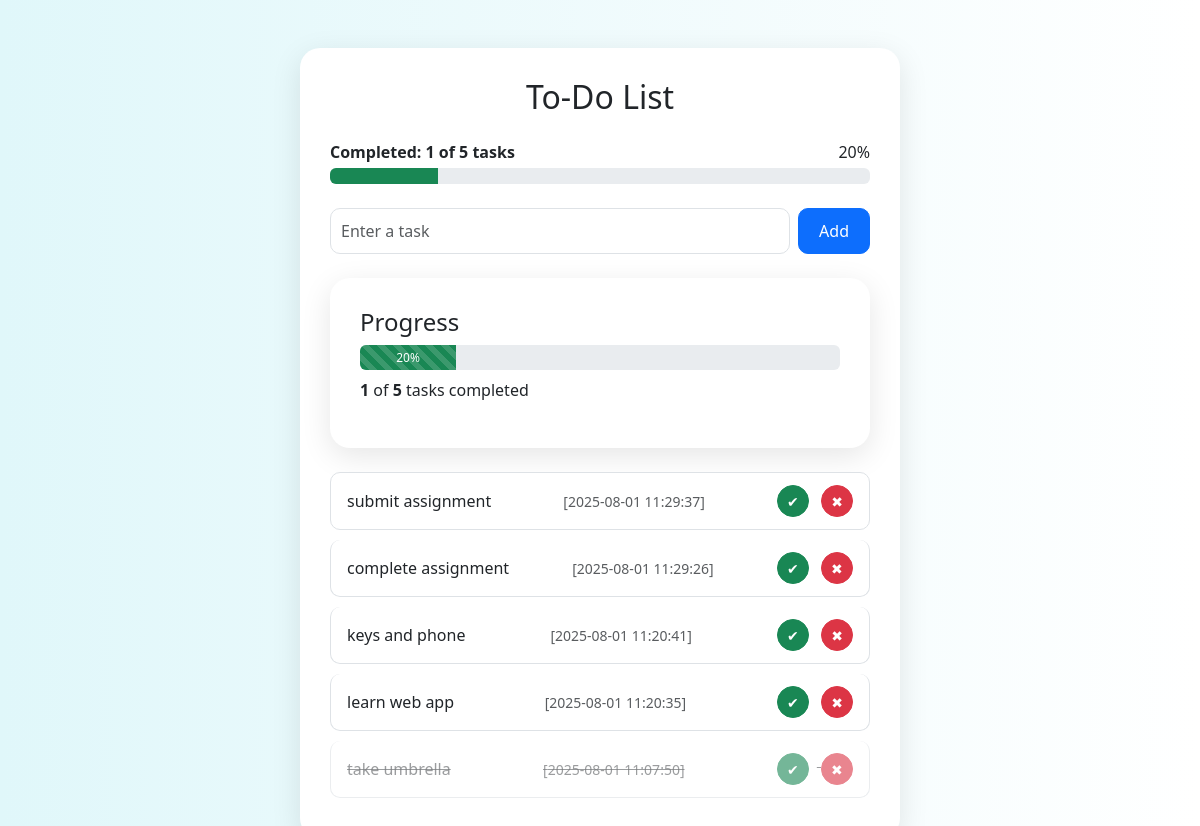
The page / on the database its author committed.
### tables this page shows
CREATE TABLE `tasks` (
  `id` int(11) NOT NULL,
  `task` text NOT NULL,
  `completed` tinyint(1) DEFAULT 0,
  `created_at` timestamp NOT NULL DEFAULT current_timestamp()
);

### index.php (the view, shortened to what this page needs)
<?php
include 'db.php';
$sql = "SELECT * FROM tasks ORDER BY created_at DESC";
$result = mysqli_query($conn, $sql);
$totalTasks = 0;
$completedTasks = 0;
while ($row = mysqli_fetch_assoc($result)) {
    $totalTasks++;
    if ($row['completed']) {
        $completedTasks++;
    }
}
$progress = ($totalTasks > 0) ? round(($completedTasks / $totalTasks) * 100) : 0;
?>
<?php
include 'db.php';
?>
<!DOCTYPE html>
<html>
<head>
  <link href="https://cdn.jsdelivr.net/npm/bootstrap@5.3.0/dist/css/bootstrap.min.css" rel="stylesheet">
  <link href="style.css" rel="stylesheet">
</head>
<body class="bg-light">
  <div class="container mt-5">
    <h2 class="text-center mb-4">To-Do List</h2>
    <?php
      $countResult = $conn->query("SELECT COUNT(*) AS total FROM tasks");
      $completedResult = $conn->query("SELECT COUNT(*) AS completed FROM tasks WHERE completed = 1");
      $totalTasks = 0;
      $completedTasks = 0;
      if ($countResult && $row = $countResult->fetch_assoc()) {
        $totalTasks = (int)$row['total'];
      }
      if ($completedResult && $row = $completedResult->fetch_assoc()) {
        $completedTasks = (int)$row['completed'];
      }
      $percentage = ($totalTasks > 0) ? round(($completedTasks / $totalTasks) * 100) : 0;
    ?>
    <div class="mb-4">
      <div class="d-flex justify-content-between align-items-center mb-1">
        <strong>Completed: <?= $completedTasks ?> of <?= $totalTasks ?> tasks</strong>
        <span><?= $percentage ?>%</span>
      </div>
      <div class="progress">
        <div
          class="progress-bar bg-success"
          role="progressbar"
          style="width: <?= $percentage ?>%;"
          aria-valuenow="<?= $percentage ?>"
          aria-valuemin="0"
          aria-valuemax="100">
        </div>
      </div>
    </div>
    <form id="taskForm" class="d-flex mb-3">
      <input type="text" id="taskInput" name="task" class="form-control me-2" placeholder="Enter a task" required>
      <button type="submit" class="btn btn-primary">Add</button>
    </form>
    <div class="container my-4">
    <h4>Progress</h4>
    <div class="progress mb-2" style="height: 25px;">
        <div class="progress-bar progress-bar-striped bg-success"
             role="progressbar"
             style="width: <?= $progress ?>%;"
             aria-valuenow="<?= $progress ?>"
             aria-valuemin="0"
             aria-valuemax="100">
            <?= $progress ?>%
        </div>
    </div>
    <p><strong><?= $completedTasks ?></strong> of <strong><?= $totalTasks ?></strong> tasks completed</p>
</div>
    <ul id="taskList" class="list-group">
      <?php
        $sql = "SELECT * FROM tasks ORDER BY created_at DESC";
        $result = $conn->query($sql);
        while ($row = $result->fetch_assoc()) {
          $done = $row['completed'] ? "text-decoration-line-through text-muted" : "";
          echo "<li class='list-group-item d-flex justify-content-between align-items-center $done' data-id='{$row['id']}'>";
          echo "<span class='task-text' style='cursor:pointer'>{$row['task']}</span>";
          echo "<small class='text-muted'>[{$row['created_at']}]</small>";
          echo "<div>
                  <button class='btn btn-sm btn-success me-2 toggle-btn'>✔</button>
                  <button class='btn btn-sm btn-danger delete-btn'>✖</button>
                </div>";
          echo "</li>";
        }
      ?>
    </ul>
  </div>
</body>
</html>

### style.css (style rules this page uses)
body { font-family: 'Segoe UI', Tahoma, Geneva, Verdana, sans-serif; background: linear-gradient(to right, #e0f7fa, #ffffff); min-height: 100vh; }
.container { max-width: 600px; background-color: white; padding: 30px; border-radius: 20px; box-shadow: 0 8px 30px rgba(0, 0, 0, 0.1); }
#taskInput { border-radius: 10px; padding: 10px; }
button.btn-primary { border-radius: 10px; padding: 10px 20px; font-weight: 500; }
#taskList li { margin-bottom: 10px; padding: 12px 16px; border-radius: 10px; transition: background-color 0.2s ease-in-out; }
#taskList .btn { border-radius: 50%; width: 32px; height: 32px; padding: 0; font-size: 14px; display: inline-flex; align-items: center; justify-content: center; }
.text-decoration-line-through { text-decoration: line-through !important; opacity: 0.6; }
.progress-bar { transition: width 0.5s ease-in-out; }

### rows shown on the page
tasks: task "submit assignment", created_at "2025-08-01 11:29:37"
tasks: task "complete assignment", created_at "2025-08-01 11:29:26"
tasks: task "keys and phone", created_at "2025-08-01 11:20:41"
tasks: task "learn web app", created_at "2025-08-01 11:20:35"
tasks: task "take umbrella", created_at "2025-08-01 11:07:50"

### other values the page prints
$completedTasks "1"
$totalTasks "5"
$percentage "20"
$progress "20"
